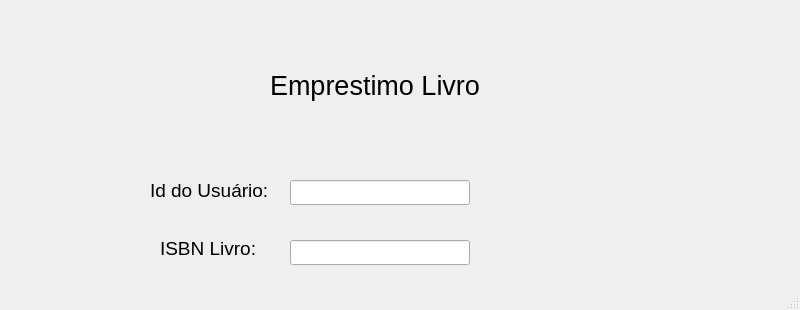
<?xml version="1.0" encoding="UTF-8"?>
<ui version="4.0">
 <class>MainWindow</class>
 <widget class="QMainWindow" name="MainWindow">
  <property name="geometry">
   <rect>
    <x>0</x>
    <y>0</y>
    <width>800</width>
    <height>310</height>
   </rect>
  </property>
  <property name="windowTitle">
   <string>MainWindow</string>
  </property>
  <widget class="QWidget" name="centralwidget">
   <widget class="QLabel" name="labelTitulo">
    <property name="geometry">
     <rect>
      <x>270</x>
      <y>70</y>
      <width>211</width>
      <height>31</height>
     </rect>
    </property>
    <property name="font">
     <font>
      <pointsize>20</pointsize>
     </font>
    </property>
    <property name="text">
     <string>Emprestimo Livro</string>
    </property>
   </widget>
   <widget class="QLabel" name="label_idUsuario">
    <property name="geometry">
     <rect>
      <x>150</x>
      <y>180</y>
      <width>121</width>
      <height>21</height>
     </rect>
    </property>
    <property name="font">
     <font>
      <pointsize>14</pointsize>
     </font>
    </property>
    <property name="text">
     <string>Id do Usuário:</string>
    </property>
   </widget>
   <widget class="QLineEdit" name="lineEditidUsuario">
    <property name="geometry">
     <rect>
      <x>290</x>
      <y>180</y>
      <width>180</width>
      <height>25</height>
     </rect>
    </property>
    <property name="maximumSize">
     <size>
      <width>180</width>
      <height>25</height>
     </size>
    </property>
   </widget>
   <widget class="QLabel" name="label_isbnLivro">
    <property name="geometry">
     <rect>
      <x>160</x>
      <y>240</y>
      <width>101</width>
      <height>16</height>
     </rect>
    </property>
    <property name="font">
     <font>
      <pointsize>14</pointsize>
     </font>
    </property>
    <property name="text">
     <string>ISBN Livro:</string>
    </property>
   </widget>
   <widget class="QLineEdit" name="lineEdit_isbnLivro">
    <property name="geometry">
     <rect>
      <x>290</x>
      <y>240</y>
      <width>180</width>
      <height>25</height>
     </rect>
    </property>
    <property name="maximumSize">
     <size>
      <width>180</width>
      <height>25</height>
     </size>
    </property>
   </widget>
   <widget class="QPushButton" name="btnEmprestimo">
    <property name="geometry">
     <rect>
      <x>380</x>
      <y>300</y>
      <width>121</width>
      <height>41</height>
     </rect>
    </property>
    <property name="font">
     <font>
      <pointsize>14</pointsize>
     </font>
    </property>
    <property name="text">
     <string>Emprestimo</string>
    </property>
   </widget>
   <widget class="QPushButton" name="btnEmprestimo_cancelar">
    <property name="geometry">
     <rect>
      <x>230</x>
      <y>300</y>
      <width>121</width>
      <height>41</height>
     </rect>
    </property>
    <property name="font">
     <font>
      <pointsize>14</pointsize>
     </font>
    </property>
    <property name="text">
     <string>Cancelar</string>
    </property>
   </widget>
  </widget>
  <widget class="QMenuBar" name="menubar">
   <property name="geometry">
    <rect>
     <x>0</x>
     <y>0</y>
     <width>800</width>
     <height>21</height>
    </rect>
   </property>
  </widget>
  <widget class="QStatusBar" name="statusbar"/>
 </widget>
 <resources/>
 <connections/>
</ui>
